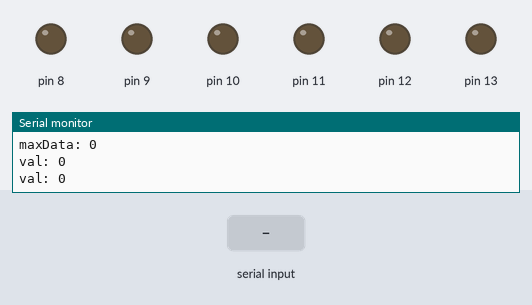
A sketch run on a simulated Arduino Uno, built with avr-gcc and run on an emulated ATmega328P. Parts: output pins drawn as LEDs (lit = HIGH), the last lines printed to the serial monitor. The test bench sets the inputs (shaded band).

Above: at 6.4 s.
6.5 s: "U" received over the second serial link
At 7.9 s:
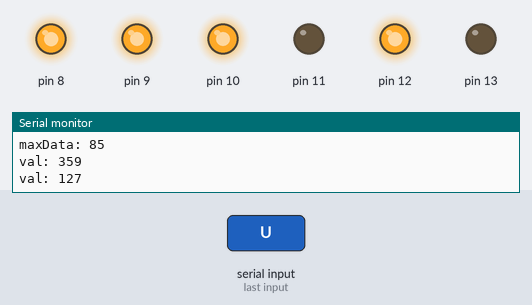
Timing chart, 0 to 9.5 s (numbered marks = the images above; inputs shaded):
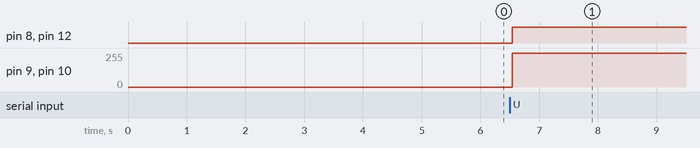

The sketch:

ShieldbotBluetooth.ino
```cpp
// (licence header left out)
#include <SoftwareSerial.h>   //Software Serial Port
#include <Shieldbot.h>

#define RxD         6
#define TxD         7

#define DEBUG_ENABLED  1

SoftwareSerial blueToothSerial(RxD,TxD);

Shieldbot shieldbot = Shieldbot();

uint8_t recvData[5];

void setup()
{
    Serial.begin(9600);
    pinMode(RxD, INPUT);
    pinMode(TxD, OUTPUT);

    setupBlueToothConnection();

	shieldbot.setMaxSpeed(255);//255 is max
}

void loop()
{
	uint8_t i = 0;
	char direction = 0;
	uint8_t maxData;
	int val;

	while(blueToothSerial.available())
	{//check if there's any data sent from the remote bluetooth shield
		recvData[i] = blueToothSerial.read();
		Serial.print(recvData[i], DEC);
		i++;
		if(i == 5)
		{
			break;
		}
		Serial.print(" - ");
	}
	Serial.println(" ");

	getDirectionData(&direction, &maxData);
//	maxData = maxData - 48;
	Serial.print("direction: ");
    Serial.println(direction);
	Serial.print("maxData: ");
    Serial.println(maxData, DEC);

	val = map(maxData, 0, 30, 0, 127);
	Serial.print("val: ");
    Serial.println(val, DEC);
	if(val > 126)
	{
		val = 127;
	}
	Serial.print("val: ");
    Serial.println(val, DEC);


	switch (direction)
	{
		case 'U':
			shieldbot.drive(val,val);
			break;
		case 'D':
			val = val * (-1);
			shieldbot.drive(val,val);
			break;
		case 'L':
			shieldbot.drive(0,val);
			break;
		case 'R':
			shieldbot.drive(val,0);
			break;
		case 'C':
			shieldbot.drive(127, -127);
//			delay(250);
			break;
        default:
			shieldbot.drive(0, 0);
			break;
	}

	delay(250);
}


void getDirectionData(char *p_dir, uint8_t *p_max)
{
	uint8_t maxData;

	maxData = max(recvData[0], recvData[1]);
	maxData = max(maxData, recvData[2]);
	maxData = max(maxData, recvData[3]);
	maxData = max(maxData, recvData[4]);

	*p_max = maxData;

	if(recvData[4] > 0)
	{
		*p_dir = 'C';			// MOTION_CLICK
		return;
	}
	else if(maxData == recvData[0] && maxData > 0)
	{
		*p_dir = 'U';			// MOTION_UP
		return;
	}
	else if(maxData == recvData[1] && maxData > 0)
	{
		*p_dir = 'D';			// MOTION_DOWN
		return;
	}
	else if(maxData == recvData[2] && maxData > 0)
	{
		*p_dir = 'L';			// MOTION_LEFT
		return;
	}
	else if(maxData == recvData[3] && maxData > 0)
	{
		*p_dir = 'R';			// MOTION_RIGHT
		return;
	}
	else
	{
		*p_dir = 'N';			// NO MOTION
		return;
	}
}


/***************************************************************************
 * Function Name: setupBlueToothConnection
 * Description:  initilizing bluetooth connction
 * Parameters:
 * Return:
***************************************************************************/
void setupBlueToothConnection()
{
	blueToothSerial.begin(9600);

	blueToothSerial.print("AT");
	delay(400);
	checRecvData();

	blueToothSerial.print("AT+DEFAULT");             // Restore all setup value to factory setup
	delay(2000);
	checRecvData();

	blueToothSerial.print("AT+BAUD4");              // Set baud rate 9600. 1:1200; 2:2400; 3:4800; 4:9600; 5:19200; 6:38400; 7:57600; 8:115200
	delay(400);
	checRecvData();

	blueToothSerial.print("AT+NAMESeeedBTSlave");    // set the bluetooth name as "SeeedBTSlave" ,the length of bluetooth name must less than 12 characters.
	delay(400);
	checRecvData();

	blueToothSerial.print("AT+ROLES");             // set the bluetooth work in slaver mode
	delay(400);
	checRecvData();

	blueToothSerial.print("AT+PIN8888");
	delay(400);
	checRecvData();

	blueToothSerial.print("AT+RADD?");
	delay(400);
	checRecvData();

	blueToothSerial.print("AT+LADD?");
	delay(400);
	checRecvData();

	blueToothSerial.print("AT+ADDR?");
	delay(400);
	checRecvData();
}


/***************************************************************************
 * Function Name: checRecvData
 * Description:  check if there's any data sent from the remote bluetooth module
 * Parameters:
 * Return:
***************************************************************************/
void checRecvData()
{
	char recvChar;
	while(blueToothSerial.available())
	{
		recvChar = blueToothSerial.read();
		Serial.print(recvChar);
	}
	Serial.println(" ");
}
```

Measured:
- after the input at 6.5 s, pin 8, pin 12: LOW → HIGH at once; pin 9, pin 10: 0/255 → 253/255 at once
